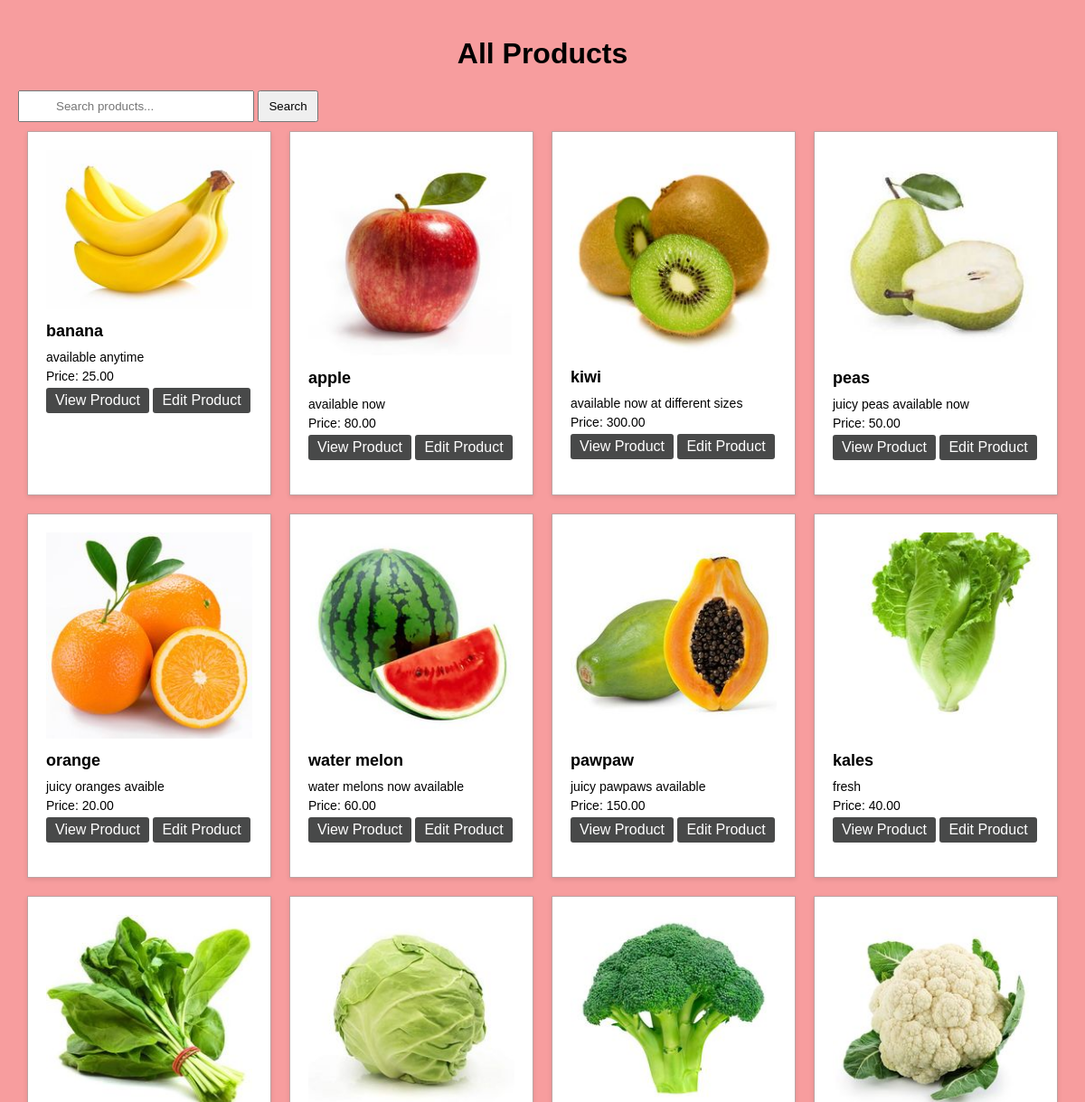
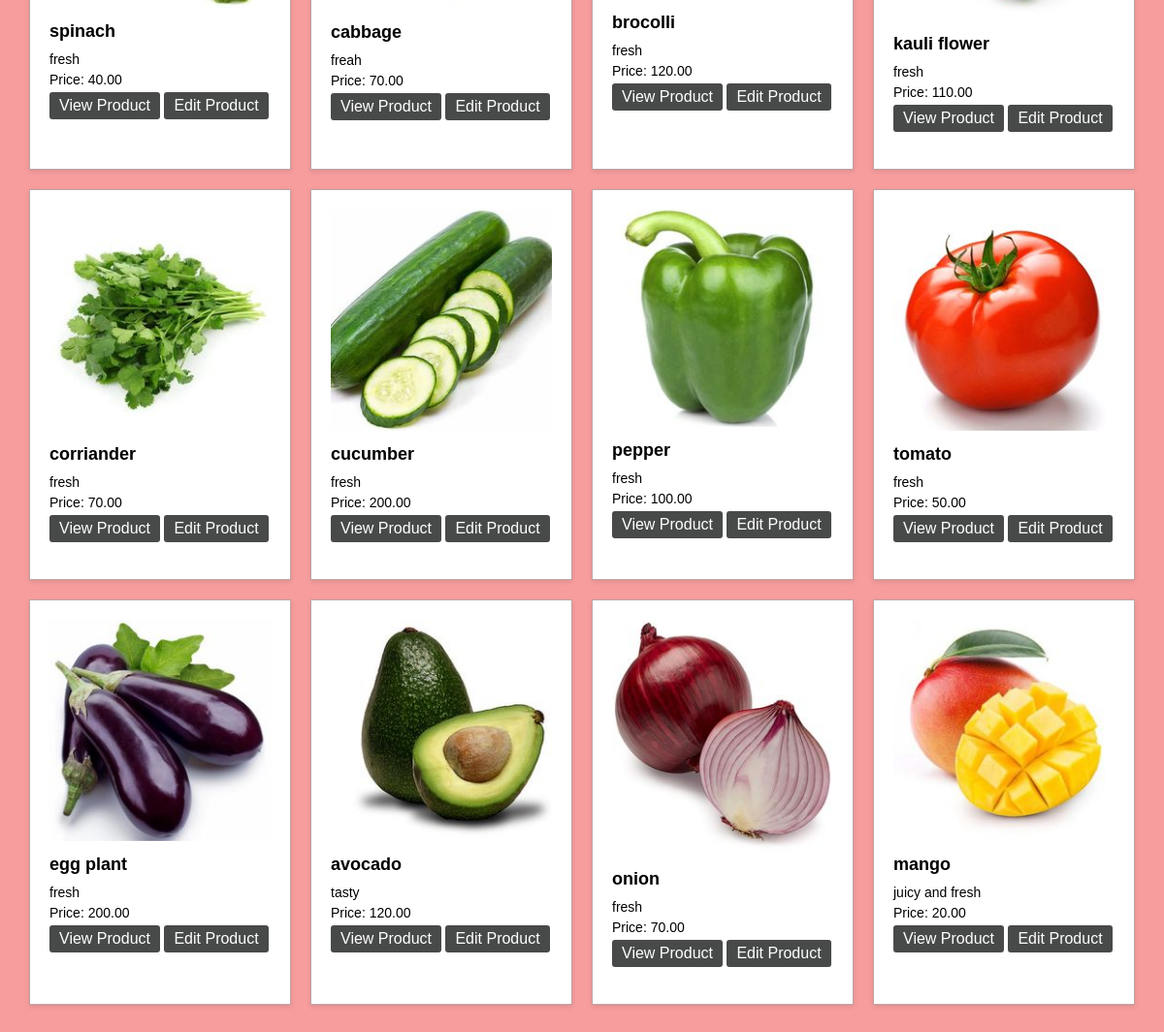
Screenshot of /inventory/products/list/ with the database file from the repository (2 pictures, top to bottom).
### inventory/models.py (models this page shows)
class Product(models.Model):
    name = models.CharField(max_length=32)
    price = models.DecimalField(max_digits=8, decimal_places=2)
    stock = models.PositiveIntegerField()
    image = models.ImageField()
    description = models.TextField()
    date_created = models.DateTimeField(auto_now_add=True)
    date_update = models.DateTimeField(auto_now=True)

### inventory/views.py (the view)
# urls.py: path("products/list/",products_list_view,name="products_list_view"),
def products_list_view(request):
    products = Product.objects.all()
    return render(request,"inventory/products_list.html",{"products":products})

### templates/inventory/products_list.html (shortened to what this page needs)
<!DOCTYPE html>
<html lang="en">
<head>
</head>
<body>
    <h1 class="heading">All Products</h1>
    <input type="text" name="query" placeholder="Search products..." class="prods">
    <button type="submit" class="search">Search</button>
    <div class="item-container">
        {% for product in products %}
        <div class="item">
            <div class="item-image">
                <img src="{{ product.image.url }}" alt="{{ product.name }}">
            </div>
            <div class="item-details">
                <h3>{{ product.name }}</h3>
                <p>{{ product.description }}</p>
                <p>Price: {{ product.price }}</p>
                <a href="{% url 'product_detail_view' id=product.id %}">View Product</a>
                 <a href="{% url 'edit_product_view' id=product.id %}" class="btn1">Edit Product</a>
                 <br/>
                 <br/>
            </div>
        </div>
        {% endfor %}
    </div>
</body>
</html>

### templates/inventory/products_list.html (style rules this page uses)
body { font-family: Arial, sans-serif; background-color: #f79d9e; margin: 0; padding: 20px; }
.item-container { display: flex; flex-wrap: wrap; justify-content: space-between; }
.item { width: calc(25% - 20px); margin: 10px; background-color: #ffffff; border: 1px solid #bea2a2; padding: 20px; box-sizing: border-box; box-shadow: 0 2px 5px rgba(0, 0, 0, 0.1); }
.item-image img { max-width: 100%; height: auto; }
.item-details h3 { font-size: 18px; margin: 10px 0; }
.item-details p { font-size: 14px; margin: 5px 0; }
.item-details a { display: inline-block; padding: 5px 10px; background-color: #484949; color: #fff; text-decoration: none; border-radius: 3px; transition: background-color 0.3s; }
.heading { text-align: center; }
.search { padding: 8px 10px; cursor: pointer; }
.prods { padding: 8px 40px; }

### rows the page displays
Product: image (picture), name "banana", description "available anytime", price "25.00"
Product: image (picture), name "apple", description "available now", price "80.00"
Product: image (picture), name "kiwi", description "available now at different sizes", price "300.00"
Product: image (picture), name "peas", description "juicy peas available now", price "50.00"
Product: image (picture), name "orange", description "juicy oranges avaible", price "20.00"
Product: image (picture), name "water melon", description "water melons now available", price "60.00"
Product: image (picture), name "pawpaw", description "juicy pawpaws available", price "150.00"
Product: image (picture), name "kales", description "fresh", price "40.00"
Product: image (picture), name "spinach", description "fresh", price "40.00"
Product: image (picture), name "cabbage", description "freah", price "70.00"
Product: image (picture), name "brocolli", description "fresh", price "120.00"
Product: image (picture), name "kauli flower", description "fresh", price "110.00"
Product: image (picture), name "corriander", description "fresh", price "70.00"
Product: image (picture), name "cucumber", description "fresh", price "200.00"
Product: image (picture), name "pepper", description "fresh", price "100.00"
Product: image (picture), name "tomato", description "fresh", price "50.00"
Product: image (picture), name "egg plant", description "fresh", price "200.00"
Product: image (picture), name "avocado", description "tasty", price "120.00"
Product: image (picture), name "onion", description "fresh", price "70.00"
Product: image (picture), name "mango", description "juicy and fresh", price "20.00"
